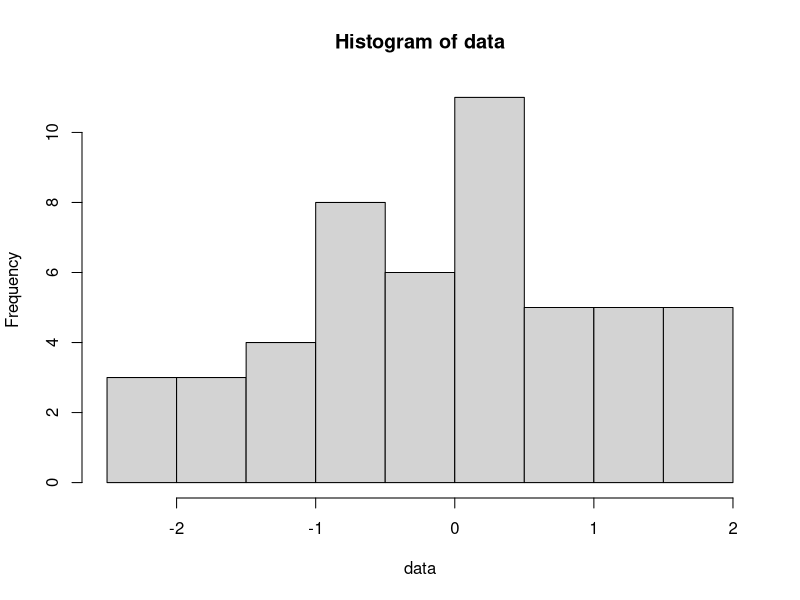

Reproduce this figure in R.
# Set up
set.seed(122)
histdata <- rnorm(500)

# input
num_observations <- 50

# process
data <- histdata[seq_len(num_observations)]

# results
hist(data)
